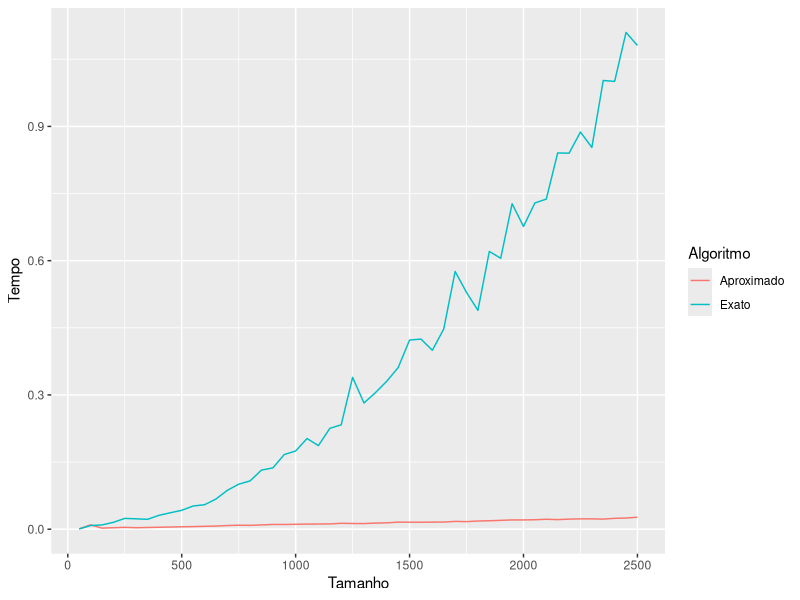

The R script that drew this image:
library(dplyr)
library(ggplot2)

geraConjunto <- function(n){
  return(sort(sample(x=1:(3*n),n,FALSE)))
}

geraT <- function(n){
  return(sample(x=(4*n):(5*n),1,FALSE))
}

exactSubsetSum <- function(S,n,t){
  L <- c(0)
  for(i in 1:n){
    L <- unique(c(L,(L+S[i])))
    L <- L[L<=t]
  }
  return(max(L))
}

#PLACEHOLDER
trim <- function(L,e){
  return(L[sample(1:length(L),length(L)/2,FALSE)])
}

aproxSubsetSum <- function(S,n,t,e){
  L <- c(0)
  for(i in 1:n){
    L <- unique(c(L,(L+S[i])))
    L <- trim(L,e/(2*n))
    L <- L[L<=t]
  }
  return(max(L))
}


experimento <- function(){
  exact <- c()
  aprox <- c()
  e <- 0.4
  for(i in seq(50,2500,50)){
  S <- geraConjunto(i)
  t <- geraT(i)
  start <- Sys.time()
  exactSubsetSum(S,i,t)
  end <- Sys.time()
  exact <- c(exact,(end-start))
  start <- Sys.time()
  aproxSubsetSum(S,i,t,e)
  end <- Sys.time()
  aprox <- c(aprox,(end-start))
}
  return(c(exact,aprox))
}

Tempo <- experimento()
Tamanho <- seq(50,2500,50)
Tamanho <- c(Tamanho, Tamanho)
Algoritmo <- c(rep("Exato",length(Tempo)/2),rep("Aproximado",length(Tempo)/2))
exactPlot <- data.frame(Tamanho, Tempo, Algoritmo)

ggplot(exactPlot, aes(x=Tamanho,y=Tempo))+
  geom_line(aes(color=Algoritmo))
  #geom_point(aes(color=algoritmo))
